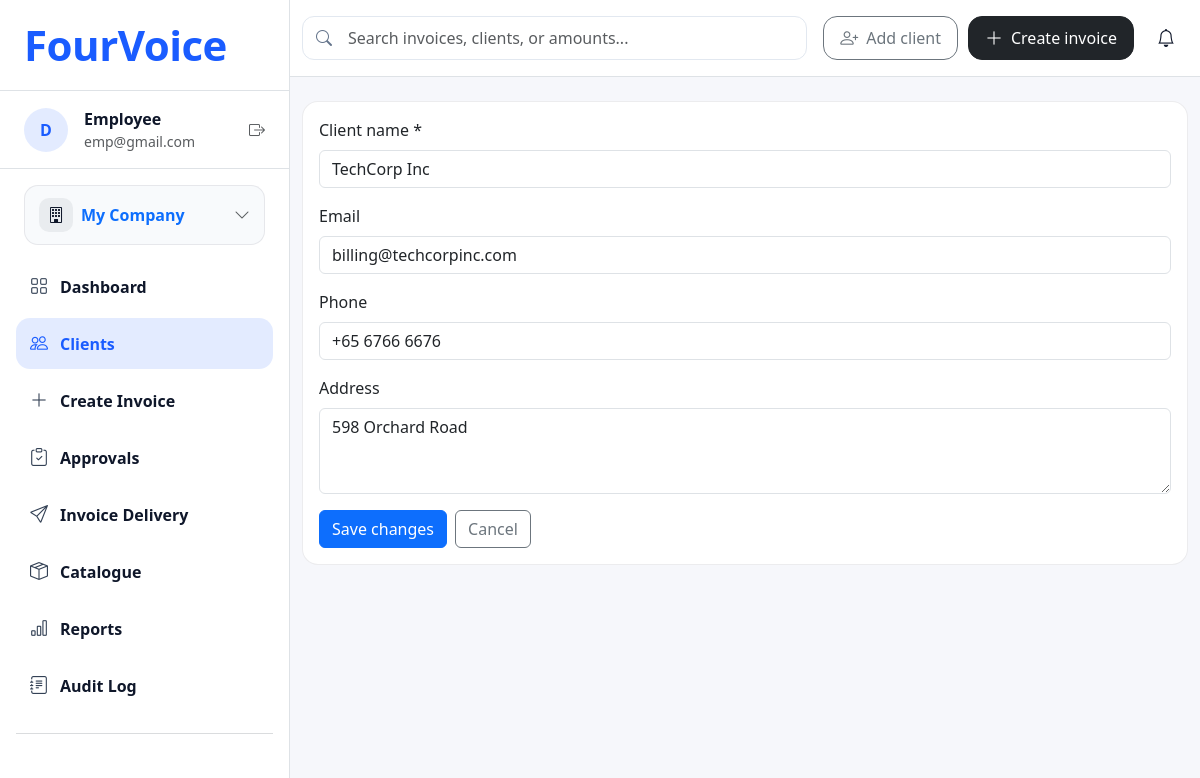
The page /clients/714/edit on the database its author committed.
### tables this page shows
CREATE TABLE users (
  id INTEGER PRIMARY KEY AUTOINCREMENT,
  name TEXT NOT NULL,
  email TEXT NOT NULL UNIQUE,
  password_hash TEXT NOT NULL,
  created_at TEXT NOT NULL DEFAULT (datetime('now'))
, role TEXT NOT NULL DEFAULT 'employee' 
            CHECK (role IN ('admin', 'employee')));

CREATE TABLE clients (
  id INTEGER PRIMARY KEY AUTOINCREMENT,
  user_id INTEGER NOT NULL,
  client_name TEXT NOT NULL,
  email TEXT,
  phone TEXT,
  address TEXT,
  city TEXT,
  state TEXT,
  postal_code TEXT,
  country TEXT DEFAULT 'USA',
  company_type TEXT,
  industry TEXT,
  created_at TEXT NOT NULL DEFAULT (datetime('now')),
  updated_at TEXT,
  FOREIGN KEY (user_id) REFERENCES users(id) ON DELETE CASCADE
);

### Integrated/app.py (the view, shortened to what this page needs)
@app.route("/clients/<int:client_id>/edit", methods=["GET", "POST"])
def clients_edit(client_id: int):
    client = query_one(
        "SELECT * FROM clients WHERE id = ? AND user_id = ?;",
        (client_id, 1),
    )
    if client is None:
        abort(404)
    return render_template(
        "clients_form.html",
        title="Edit client",
        form={
            "client_name": client["client_name"],
            "email": client["email"] or "",
            "phone": client["phone"] or "",
            "address": client["address"] or "",
        },
        mode="edit",
        client_id=client_id,
    )

### Integrated/app.py (called while the page is built)
def get_current_user_id():
    return 1

def get_current_user_role():
    role_override = (os.environ.get('DEV_USER_ROLE_OVERRIDE') or '').strip().lower()
    if role_override in (ROLE_ADMIN, ROLE_EMPLOYEE):
        return role_override
    try:
        user = query_one("SELECT role FROM users WHERE id = ?", (get_current_user_id(),))
    except Exception:
        user = None
    if user:
        db_role = ''
        try:
            db_role = str(user['role'] or '').strip().lower()
        except Exception:
            db_role = ''
        if db_role in (ROLE_ADMIN, ROLE_EMPLOYEE):
            return db_role
    return ROLE_EMPLOYEE

def get_current_user_profile():
    default_role = get_current_user_role()
    fallback_name = 'Admin User' if default_role == ROLE_ADMIN else 'Employee'
    fallback_email = 'admin@example.com' if default_role == ROLE_ADMIN else 'employee@example.com'
    try:
        user = query_one(
            "SELECT name, email FROM users WHERE id = ?",
            (get_current_user_id(),)
        )
    except Exception:
        user = None
    if not user:
        return {
            'name': fallback_name,
            'email': fallback_email
        }
    try:
        name = (user['name'] or '').strip()
    except Exception:
        name = ''
    try:
        email = (user['email'] or '').strip()
    except Exception:
        email = ''
    return {
        'name': name or fallback_name,
        'email': email or fallback_email
    }

@app.context_processor
def inject_user_permissions():
    role = get_current_user_role()
    is_admin = role == ROLE_ADMIN
    profile = get_current_user_profile()
    pending_approvals_count = 0
    try:
        pending_row = query_one(
            """
            SELECT COUNT(*) AS c
            FROM invoices
            WHERE user_id = ? AND approval_status = 'pending'
            """,
            (get_current_user_id(),),
        )
        if pending_row:
            pending_approvals_count = int(pending_row['c'] or 0)
    except Exception:
        pending_approvals_count = 0
    return {
        'current_user_role': role,
        'can_manage_settings': is_admin,
        'can_manage_approvals_actions': is_admin,
        'current_user_name': profile['name'],
        'current_user_email': profile['email'],
        'pending_approvals_count': pending_approvals_count
    }

### Integrated/templates/clients_form.html
{% extends "base.html" %}
{% block content %}
	<div class="card p-3">
		<form method="post" class="d-grid gap-3">
			<div>
				<label class="form-label">Client name *</label>
				<input type="text" name="client_name" class="form-control" required value="{{ form.client_name }}" placeholder="e.g. ABC Trading Pte Ltd">
			</div>
			<div>
				<label class="form-label">Email</label>
				<input type="email" name="email" class="form-control" value="{{ form.email }}" placeholder="client@example.com">
			</div>
			<div>
				<label class="form-label">Phone</label>
				<input type="text" name="phone" class="form-control" value="{{ form.phone }}" placeholder="+65 9123 4567">
			</div>
			<div>
				<label class="form-label">Address</label>
				<textarea name="address" class="form-control" rows="3" placeholder="Company address">{{ form.address }}</textarea>
			</div>
			<div class="d-flex gap-2">
				{% if mode == "edit" %}
					<button class="btn btn-primary" type="submit">Save changes</button>
				{% else %}
					<button class="btn btn-primary" type="submit">Save client</button>
				{% endif %}
				<a class="btn btn-outline-secondary" href="{{ url_for('clients_list') }}">Cancel</a>
			</div>
		</form>
	</div>
{% endblock %}

### Integrated/templates/base.html (shortened to what this page needs)
<!doctype html>
<html lang="en">
<head>
  <link href="https://cdn.jsdelivr.net/npm/bootstrap@5.3.3/dist/css/bootstrap.min.css" rel="stylesheet">
  <link href="https://cdn.jsdelivr.net/npm/bootstrap-icons@1.11.3/font/bootstrap-icons.min.css" rel="stylesheet">
  <link rel="stylesheet" href="{{ url_for('static', filename='css/global.css') }}">
</head>
<body>
  <div class="fv-shell">
    <aside class="fv-sidebar border-end">
      <div class="fv-brand px-4 py-4 border-bottom">
        <a class="text-decoration-none" href="{{ url_for('home') }}">
          <div class="fv-logo">FourVoice</div>
        </a>
      </div>
      <div class="fv-user px-4 py-3 border-bottom">
        <div class="d-flex align-items-center gap-3">
          <div class="fv-avatar">D</div>
          <div class="min-w-0">
            <div class="fw-semibold">{{ current_user_name }}</div>
            <div class="text-muted small text-truncate" style="max-width: 170px;">{{ current_user_email }}</div>
          </div>
          <div class="ms-auto text-muted">
            <i class="bi bi-box-arrow-right"></i>
          </div>
        </div>
      </div>
      <div class="px-4 py-3">
        <a class="fv-company w-100 text-decoration-none {% if request.path.startswith('/my-company') %}active{% endif %}" href="{{ url_for('my_company_page') }}">
          <span class="d-flex align-items-center gap-2">
            <span class="fv-company-icon"><i class="bi bi-building"></i></span>
            <span class="fw-semibold">My Company</span>
          </span>
          <i class="bi bi-chevron-down text-muted"></i>
        </a>
      </div>
      <nav class="px-3 pb-4 fv-nav">
        <a class="fv-navlink {% if request.path == '/' or request.path.startswith('/dashboard') %}active{% endif %}" href="{{ url_for('home') }}">
          <i class="bi bi-grid"></i>
          <span>Dashboard</span>
        </a>
        <a class="fv-navlink {% if request.path.startswith('/clients') %}active{% endif %}" href="{{ url_for('clients_list') }}">
          <i class="bi bi-people"></i>
          <span>Clients</span>
        </a>
        <a class="fv-navlink {% if request.path.startswith('/create-invoice') %}active{% endif %}" href="{{ url_for('create_invoice_page') }}">
          <i class="bi bi-plus-lg"></i>
          <span>Create Invoice</span>
        </a>
        <a class="fv-navlink {% if request.path.startswith('/approvals') %}active{% endif %}" href="{{ url_for('approvals') }}">
          <i class="bi bi-clipboard-check"></i>
          <span>Approvals</span>
        </a>
        <a class="fv-navlink {% if request.path.startswith('/invoice-delivery') or request.path.startswith('/invoices') %}active{% endif %}"
          href="{{ url_for('invoice_delivery') }}">
          <i class="bi bi-send"></i>
          <span>Invoice Delivery</span>
        </a>
        <a class="fv-navlink {% if request.path.startswith('/catalogue') %}active{% endif %}" href="{{ url_for('catalogue') }}">
          <i class="bi bi-box-seam"></i>
          <span>Catalogue</span>
        </a>
        <a class="fv-navlink" href="{{ url_for('home') }}">
          <i class="bi bi-bar-chart"></i>
          <span>Reports</span>
        </a>
        <a class="fv-navlink {% if request.path.startswith('/audit-log') or request.path.startswith('/auditlog') %}active{% endif %}" href="{{ url_for('audit_log') }}">
          <i class="bi bi-journal-text"></i>
          <span>Audit Log</span>
        </a>
        <div class="mt-3 pt-3 border-top border-secondary border-opacity-25"></div>
      </nav>
    </aside>
    <section class="fv-main">
      <header class="fv-topbar bg-white border-bottom">
        <div class="container-fluid py-3">
          <div class="fv-topbar-row">
            <form class="fv-search" action="#" method="get" role="search">
              <i class="bi bi-search"></i>
              <input
                class="form-control fv-search-input"
                type="search"
                name="q"
                placeholder="Search invoices, clients, or amounts..."
                aria-label="Search"
              >
            </form>
            <div class="fv-top-actions">
              {% block top_actions %}
                <a class="btn btn-outline-secondary fv-top-btn" href="{{ url_for('clients_create') }}">
                  <i class="bi bi-person-plus"></i> Add client
                </a>
                <a class="btn btn-dark fv-top-btn" href="{{ url_for('create_invoice_page') }}">
                  <i class="bi bi-plus-lg"></i> Create invoice
                </a>
                <button class="btn fv-icon-btn position-relative" type="button" aria-label="Notifications">
                  <i class="bi bi-bell"></i>
                </button>
              {% endblock %}
            </div>
          </div>
        </div>
      </header>
      <main class="container-fluid py-4">
        {% block content %}{% endblock %}
      </main>
    </section>
  </div>
</body>
</html>

### Integrated/static/css/global.css (style rules this page uses)
:root { --fv-font: system-ui, -apple-system, Segoe UI, Roboto, Arial, sans-serif; --fv-blue: #1a5cff; --fv-bg: #f6f7fb; --fv-text: #0f172a; --fv-muted: #64748b; --fv-border: rgba(15, 23, 42, 0.08); --fv-hover: rgba(26, 92, 255, 0.08); --fv-active: rgba(26, 92, 255, 0.12); }
html, body { height: 100%; }
body { font-family: var(--fv-font); background: var(--fv-bg); color: var(--fv-text); }
.fv-shell { display: flex; min-height: 100vh; }
.fv-sidebar { width: 290px; flex: 0 0 290px; background: #fff; }
.fv-logo { font-size: 42px; font-weight: 800; color: var(--fv-blue); letter-spacing: -0.5px; line-height: 1; }
.fv-avatar { width: 44px; height: 44px; border-radius: 999px; background: rgba(26, 92, 255, 0.12); color: var(--fv-blue); font-weight: 700; display: grid; place-items: center; }
.fv-company { border: 1px solid var(--fv-border); background: #f8fafc; border-radius: 14px; padding: 12px 14px; display: flex; align-items: center; justify-content: space-between; gap: 12px; }
.fv-company-icon { width: 34px; height: 34px; border-radius: 10px; background: rgba(15, 23, 42, 0.06); display: grid; place-items: center; color: #0f172a; }
.fv-nav { display: flex; flex-direction: column; gap: 6px; }
.fv-navlink { display: flex; align-items: center; gap: 12px; padding: 12px 14px; border-radius: 14px; color: var(--fv-text); text-decoration: none; font-weight: 600; }
.fv-navlink i { font-size: 18px; color: #334155; }
.fv-navlink.active { background: var(--fv-active); color: var(--fv-blue); }
.fv-navlink.active i { color: var(--fv-blue); }
.fv-main { flex: 1 1 auto; min-width: 0; }
.fv-topbar { position: sticky; top: 0; z-index: 10; transition: transform 0.3s ease, box-shadow 0.3s ease; }
.fv-topbar-row { display: grid; grid-template-columns: 1fr auto; align-items: center; gap: 16px; }
.fv-search { position: relative; width: 100%; }
.fv-search .bi-search { position: absolute; left: 14px; top: 50%; transform: translateY(-50%); color: var(--fv-muted); font-size: 16px; }
.fv-search-input { padding-left: 42px; border-radius: 14px; border: 1px solid var(--fv-border); height: 44px; }
.fv-top-actions { display: flex; align-items: center; gap: 10px; }
.fv-top-btn { height: 44px; display: inline-flex; align-items: center; gap: 8px; padding: 0 16px; border-radius: 14px; line-height: 1; white-space: nowrap; }
.fv-top-btn i { font-size: 18px; line-height: 1; }
html { overflow-y: scroll; }
.fv-search { position: relative; }
.fv-search i { position: absolute; left: 15px; top: 50%; transform: translateY(-50%); color: #94a3b8; }
.fv-search-input { padding-left: 45px; border-radius: 12px; border: 1px solid #e2e8f0; }
.fv-icon-btn i { font-size: 18px; color: #0f172a; }
.card { border-radius: 16px; border: 1px solid var(--fv-border); }

### rows shown on the page
users: name "Employee", email "emp@gmail.com"
clients: client_name "TechCorp Inc", email "billing@techcorpinc.com", phone "+65 6766 6676", address "598 Orchard Road"
